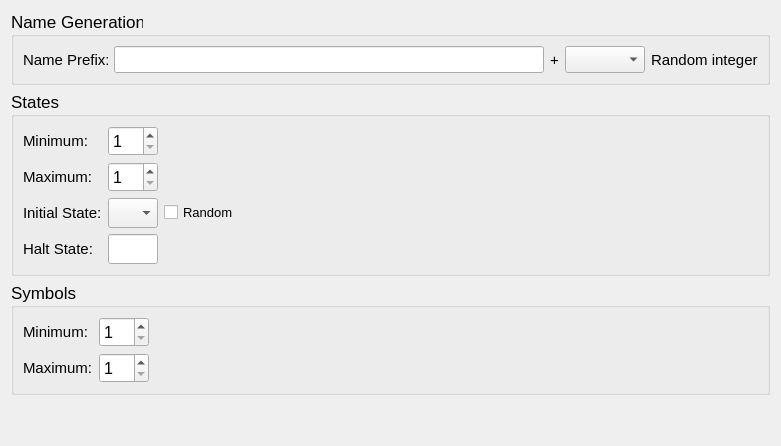
      <widget class="QWidget" name="zRandomMachinesLayout">
       <attribute name="title">
        <string>Quick Random Machines</string>
       </attribute>
       <layout class="QVBoxLayout" name="verticalLayout_8">
        <item>
         <widget class="QGroupBox" name="zMachNameBoxLayout">
          <property name="font">
           <font>
            <pointsize>13</pointsize>
           </font>
          </property>
          <property name="title">
           <string>Name Generation</string>
          </property>
          <layout class="QHBoxLayout" name="horizontalLayout">
           <item>
            <widget class="QLabel" name="zLabel_15">
             <property name="maximumSize">
              <size>
               <width>85</width>
               <height>16777215</height>
              </size>
             </property>
             <property name="font">
              <font>
               <pointsize>11</pointsize>
              </font>
             </property>
             <property name="text">
              <string>Name Prefix: </string>
             </property>
            </widget>
           </item>
           <item>
            <widget class="QLineEdit" name="machNameEdit">
             <property name="font">
              <font>
               <pointsize>12</pointsize>
              </font>
             </property>
            </widget>
           </item>
           <item>
            <widget class="QLabel" name="zLabel_16">
             <property name="font">
              <font>
               <pointsize>11</pointsize>
              </font>
             </property>
             <property name="text">
              <string>+</string>
             </property>
            </widget>
           </item>
           <item>
            <widget class="QComboBox" name="machRandSuffix">
             <property name="minimumSize">
              <size>
               <width>80</width>
               <height>0</height>
              </size>
             </property>
             <property name="maximumSize">
              <size>
               <width>80</width>
               <height>16777215</height>
              </size>
             </property>
             <property name="font">
              <font>
               <pointsize>12</pointsize>
              </font>
             </property>
            </widget>
           </item>
           <item>
            <widget class="QLabel" name="zLabel_14">
             <property name="font">
              <font>
               <pointsize>11</pointsize>
              </font>
             </property>
             <property name="text">
              <string>Random integer</string>
             </property>
            </widget>
           </item>
          </layout>
         </widget>
        </item>
        <item>
         <widget class="QGroupBox" name="zStatesBoxLayout">
          <property name="font">
           <font>
            <pointsize>13</pointsize>
           </font>
          </property>
          <property name="title">
           <string>States</string>
          </property>
          <layout class="QHBoxLayout" name="horizontalLayout_5">
           <item>
            <layout class="QVBoxLayout" name="zStLabelsLayout">
             <item>
              <widget class="QLabel" name="zLabel_11">
               <property name="font">
                <font>
                 <pointsize>11</pointsize>
                 <weight>50</weight>
                 <bold>false</bold>
                </font>
               </property>
               <property name="text">
                <string>Minimum:</string>
               </property>
              </widget>
             </item>
             <item>
              <widget class="QLabel" name="zLabel_10">
               <property name="font">
                <font>
                 <pointsize>11</pointsize>
                </font>
               </property>
               <property name="text">
                <string>Maximum:</string>
               </property>
              </widget>
             </item>
             <item>
              <widget class="QLabel" name="zLabel_9">
               <property name="font">
                <font>
                 <pointsize>11</pointsize>
                </font>
               </property>
               <property name="text">
                <string>Initial State:</string>
               </property>
              </widget>
             </item>
             <item>
              <widget class="QLabel" name="zLabel_8">
               <property name="font">
                <font>
                 <pointsize>11</pointsize>
                </font>
               </property>
               <property name="text">
                <string>Halt State:</string>
               </property>
              </widget>
             </item>
            </layout>
           </item>
           <item>
            <layout class="QVBoxLayout" name="zStSettingsLayout">
             <property name="spacing">
              <number>6</number>
             </property>
             <item>
              <layout class="QHBoxLayout" name="zCustomStatesLayout">
               <item>
                <layout class="QVBoxLayout" name="zStSpinBoxsLayout">
                 <property name="spacing">
                  <number>6</number>
                 </property>
                 <item>
                  <widget class="QSpinBox" name="minStSpinBox">
                   <property name="minimumSize">
                    <size>
                     <width>50</width>
                     <height>30</height>
                    </size>
                   </property>
                   <property name="font">
                    <font>
                     <pointsize>12</pointsize>
                    </font>
                   </property>
                   <property name="minimum">
                    <number>1</number>
                   </property>
                   <property name="maximum">
                    <number>25</number>
                   </property>
                  </widget>
                 </item>
                 <item>
                  <widget class="QSpinBox" name="maxStSpinBox">
                   <property name="minimumSize">
                    <size>
                     <width>50</width>
                     <height>30</height>
                    </size>
                   </property>
                   <property name="font">
                    <font>
                     <pointsize>12</pointsize>
                    </font>
                   </property>
                   <property name="minimum">
                    <number>1</number>
                   </property>
                   <property name="maximum">
                    <number>25</number>
                   </property>
                  </widget>
                 </item>
                </layout>
               </item>
               <item>
                <layout class="QHBoxLayout" name="stLayout">
                 <property name="spacing">
                  <number>6</number>
                 </property>
                </layout>
               </item>
               <item>
                <spacer name="zSpacer">
                 <property name="orientation">
                  <enum>Qt::Horizontal</enum>
                 </property>
                 <property name="sizeHint" stdset="0">
                  <size>
                   <width>40</width>
                   <height>20</height>
                  </size>
                 </property>
                </spacer>
               </item>
              </layout>
             </item>
             <item>
              <layout class="QHBoxLayout" name="zInStateLayout">
               <item>
                <widget class="QComboBox" name="inStCBox">
                 <property name="minimumSize">
                  <size>
                   <width>50</width>
                   <height>30</height>
                  </size>
                 </property>
                 <property name="maximumSize">
                  <size>
                   <width>50</width>
                   <height>30</height>
                  </size>
                 </property>
                 <property name="font">
                  <font>
                   <pointsize>12</pointsize>
                  </font>
                 </property>
                </widget>
               </item>
               <item>
                <widget class="QCheckBox" name="rInStCheck">
                 <property name="font">
                  <font>
                   <pointsize>10</pointsize>
                  </font>
                 </property>
                 <property name="text">
                  <string>Random</string>
                 </property>
                </widget>
               </item>
               <item>
                <spacer name="zSpacer_2">
                 <property name="orientation">
                  <enum>Qt::Horizontal</enum>
                 </property>
                 <property name="sizeHint" stdset="0">
                  <size>
                   <width>40</width>
                   <height>20</height>
                  </size>
                 </property>
                </spacer>
               </item>
              </layout>
             </item>
             <item>
              <layout class="QHBoxLayout" name="zHaltStateLayout">
               <item>
                <widget class="QLineEdit" name="haltStEdit">
                 <property name="minimumSize">
                  <size>
                   <width>50</width>
                   <height>30</height>
                  </size>
                 </property>
                 <property name="maximumSize">
                  <size>
                   <width>50</width>
                   <height>30</height>
                  </size>
                 </property>
                 <property name="font">
                  <font>
                   <pointsize>12</pointsize>
                  </font>
                 </property>
                 <property name="maxLength">
                  <number>1</number>
                 </property>
                 <property name="alignment">
                  <set>Qt::AlignCenter</set>
                 </property>
                </widget>
               </item>
               <item>
                <spacer name="zSpacer_3">
                 <property name="orientation">
                  <enum>Qt::Horizontal</enum>
                 </property>
                 <property name="sizeHint" stdset="0">
                  <size>
                   <width>40</width>
                   <height>20</height>
                  </size>
                 </property>
                </spacer>
               </item>
              </layout>
             </item>
            </layout>
           </item>
          </layout>
         </widget>
        </item>
        <item>
         <widget class="QGroupBox" name="zSymbolsBoxLayout">
          <property name="font">
           <font>
            <pointsize>13</pointsize>
           </font>
          </property>
          <property name="title">
           <string>Symbols</string>
          </property>
          <layout class="QHBoxLayout" name="horizontalLayout_2">
           <item>
            <layout class="QVBoxLayout" name="zSyLabelsLayout">
             <item>
              <widget class="QLabel" name="zLabel_13">
               <property name="font">
                <font>
                 <pointsize>11</pointsize>
                 <weight>50</weight>
                 <bold>false</bold>
                </font>
               </property>
               <property name="text">
                <string>Minimum:</string>
               </property>
              </widget>
             </item>
             <item>
              <widget class="QLabel" name="zLabel_12">
               <property name="font">
                <font>
                 <pointsize>11</pointsize>
                </font>
               </property>
               <property name="text">
                <string>Maximum:</string>
               </property>
              </widget>
             </item>
            </layout>
           </item>
           <item>
            <layout class="QVBoxLayout" name="zSySpinBoxsLayout">
             <item>
              <widget class="QSpinBox" name="minSySpinBox">
               <property name="minimumSize">
                <size>
                 <width>50</width>
                 <height>30</height>
                </size>
               </property>
               <property name="font">
                <font>
                 <pointsize>12</pointsize>
                </font>
               </property>
               <property name="minimum">
                <number>1</number>
               </property>
               <property name="maximum">
                <number>10</number>
               </property>
              </widget>
             </item>
             <item>
              <widget class="QSpinBox" name="maxSySpinBox">
               <property name="minimumSize">
                <size>
                 <width>50</width>
                 <height>30</height>
                </size>
               </property>
               <property name="font">
                <font>
                 <pointsize>12</pointsize>
                </font>
               </property>
               <property name="minimum">
                <number>1</number>
               </property>
               <property name="maximum">
                <number>10</number>
               </property>
              </widget>
             </item>
            </layout>
           </item>
           <item>
            <layout class="QHBoxLayout" name="syLayout"/>
           </item>
           <item>
            <spacer name="zSpacer_4">
             <property name="orientation">
              <enum>Qt::Horizontal</enum>
             </property>
             <property name="sizeHint" stdset="0">
              <size>
               <width>609</width>
               <height>20</height>
              </size>
             </property>
            </spacer>
           </item>
          </layout>
         </widget>
        </item>
        <item>
         <spacer name="zSpacer_9">
          <property name="orientation">
           <enum>Qt::Vertical</enum>
          </property>
          <property name="sizeHint" stdset="0">
           <size>
            <width>20</width>
            <height>40</height>
           </size>
          </property>
         </spacer>
        </item>
       </layout>
      </widget>
